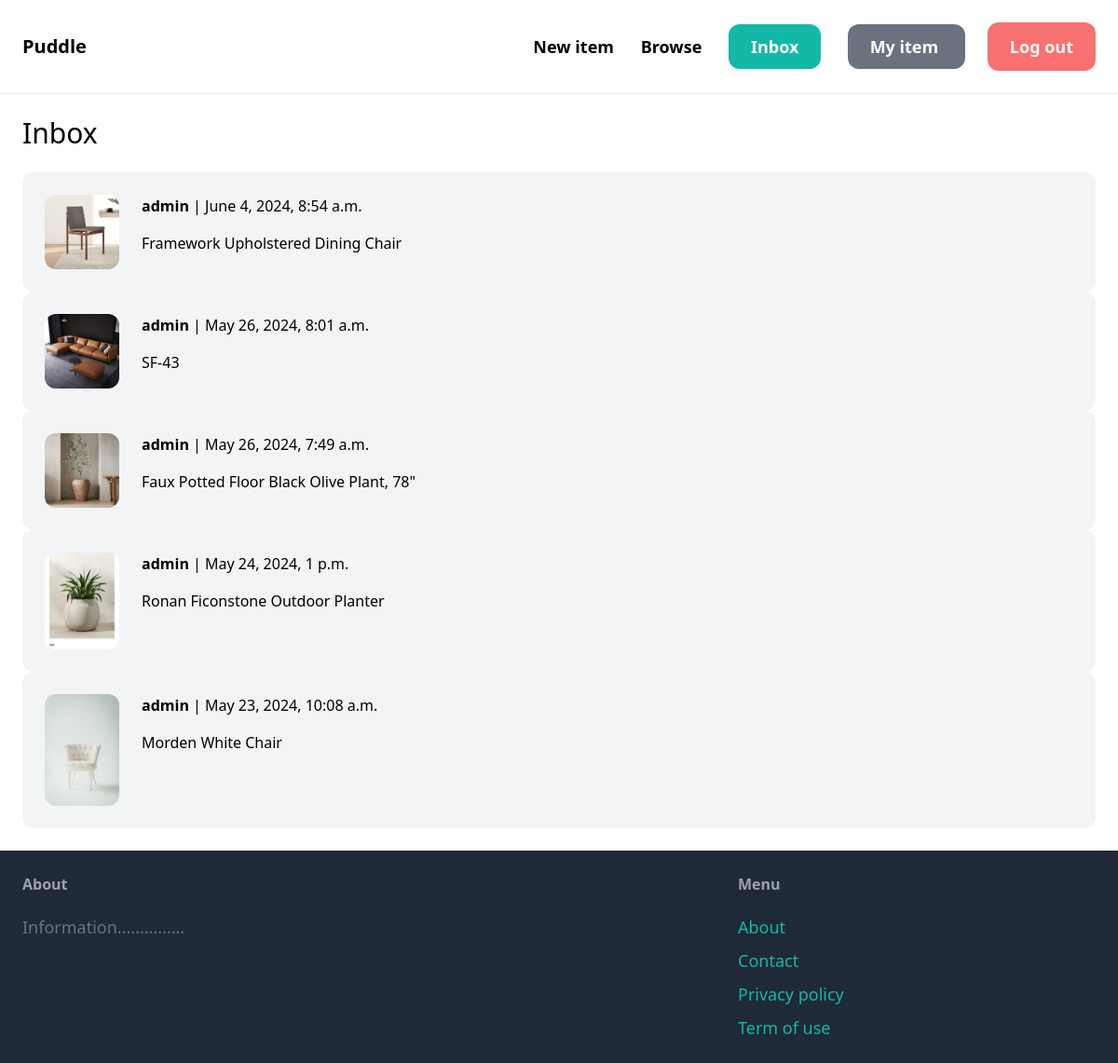
Screenshot of /inbox/ (signed in) with the database file from the repository.
### conversation/models.py (models this page shows)
class Conversation(models.Model):
    item = models.ForeignKey(Item, related_name='conversations', on_delete=models.CASCADE)
    member = models.ManyToManyField(User, related_name='conversations')
    created_at = models.DateTimeField(auto_now_add=True)
    modified_at = models.DateTimeField(auto_now=True)
    class Meta:
        ordering = ('-modified_at',)

### item/models.py (models this page shows, shortened)
class Item(models.Model):
    category = models.ForeignKey(Category, related_name = 'items', on_delete=models.CASCADE)
    name= models.CharField(max_length=255)
    description = models.TextField(blank=True, null=True)
    price = models.FloatField()
    image = models.ImageField(upload_to='items_images', blank= True, null= True)
    is_sold = models.BooleanField(default= False)
    created_by = models.ForeignKey(User, related_name='items', on_delete=models.CASCADE)
    created_at = models.DateTimeField(auto_now_add=True)

### conversation/views.py (the view)
# urls.py: path('', views.inbox, name='inbox'),
@login_required
def inbox(request):
    conversations = Conversation.objects.filter(member__in=[request.user.id])
    return render(request, 'conversation/inbox.html', {'conversations': conversations,})

### conversation/templates/conversation/inbox.html (shortened to what this page needs)
{% extends 'core/base.html' %}
{% block content %}
<h1 class="mb-6 text-3xl"> Inbox </h1>
<div class="space-y-6">
    {% for conversation in conversations %}
        <a href="{% url 'conversation:detail' conversation.id %}">
            <div class="p-6 flex bg-gray-100 rounded-xl">
                <div class="pr-6">
                    <img src="{{conversation.item.image.url}}" class="w-20 rounded-xl">
                </div>
                <div>
                    {% for member in conversation.member.all %}
                        {% if member != request.user %}
                            <p class="mb-4"><strong>{{member.username}}</strong> | {{conversation.modified_at}}</p>
                            <p>{{conversation.item.name}}</p>
                        {% endif %}
                    {% endfor%}
                </div>
            </div>
        </a>
    {% endfor %}
</div>
{% endblock %}

### rows the page displays
Conversation: item.image (picture), modified_at "June 4, 2024, 8:54 a.m.", item.name "Framework Upholstered Dining Chair"
Conversation: item.image (picture), modified_at "May 26, 2024, 8:01 a.m.", item.name "SF-43"
Conversation: item.image (picture), modified_at "May 26, 2024, 7:49 a.m.", item.name "Faux Potted Floor Black Olive Plant, 78\""
Conversation: item.image (picture), modified_at "May 24, 2024, 1 p.m.", item.name "Ronan Ficonstone Outdoor Planter"
Conversation: item.image (picture), modified_at "May 23, 2024, 10:08 a.m.", item.name "Morden White Chair"

### other values shown
{{ member.username }} "admin"
